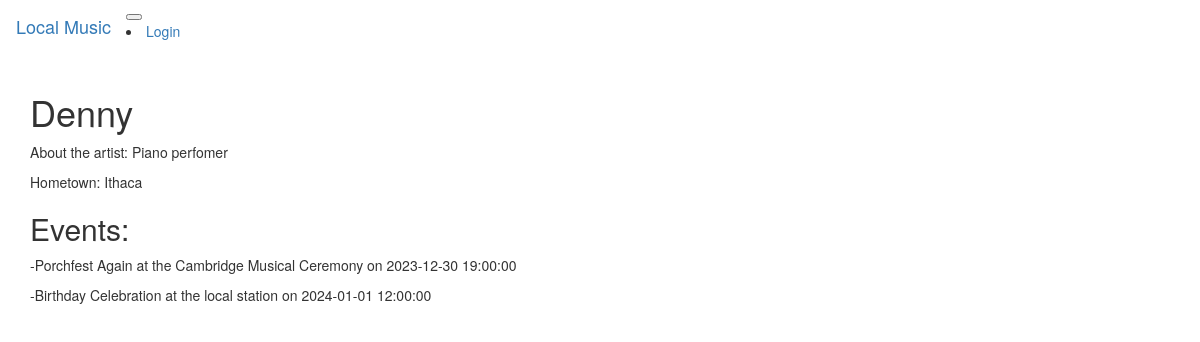
The page /artist/Denny on the database as committed earlier.
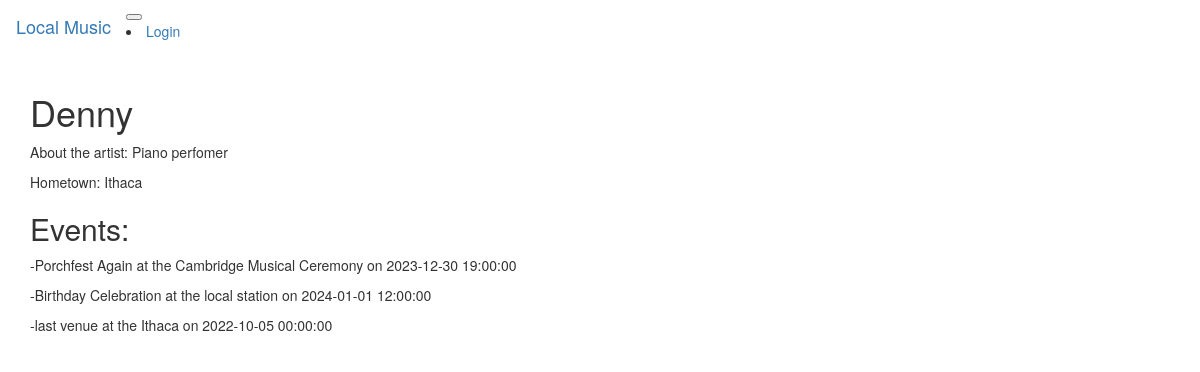
The same page on the database as committed later.
### app/models.py (models this page shows, shortened)
class Event(db.Model):
    id = db.Column(db.Integer, primary_key=True)
    title = db.Column(db.String(64), index=True)
    location = db.Column(db.String(64), index=True)
    date_time = db.Column(db.DateTime, index=True)
    venue_id = db.Column(db.Integer, db.ForeignKey("venue.id"))

### app/routes.py (the view)
@login_required
@app.route('/artist/<name>')
def artist(name):
  artist = db.session.query(Artist).filter_by(name=name).first()
  events = db.session.query(Event).join(ArtistToEvent, ArtistToEvent.event_id == Event.id).join(Artist, Artist.id == ArtistToEvent.artist_id).filter(Artist.name == name).all()
  return render_template('artist_page.html', title=name, artist=artist, events=events)

### app/templates/artist_page.html
{% extends "base.html" %}
{% block app_content %}
  <h1>{{ artist.name }}</h1>
  <div>
    <p>About the artist: {{ artist.about_me }}</p>
    <p>Hometown: {{ artist.hometown }}</p>
  </div>
  <h2> Events: </h2>
    {% for event in events %}
    <div>
      <p>-{{ event.title }} at the {{ event.location }} on {{ event.date_time }}</p>
    </div>
    {% endfor %}
{% endblock %}

Rows that differ between the two databases and show on the page:
added Event: title "last venue", location "Ithaca", date_time "2022-10-05 00:00:00"
